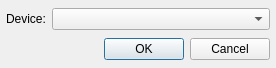
<?xml version="1.0" encoding="UTF-8"?>
<ui version="4.0">
 <class>SettingsDialog</class>
 <widget class="QDialog" name="SettingsDialog">
  <property name="geometry">
   <rect>
    <x>0</x>
    <y>0</y>
    <width>276</width>
    <height>68</height>
   </rect>
  </property>
  <property name="minimumSize">
   <size>
    <width>276</width>
    <height>68</height>
   </size>
  </property>
  <property name="maximumSize">
   <size>
    <width>276</width>
    <height>68</height>
   </size>
  </property>
  <property name="windowTitle">
   <string>Qt Multimedia Plugin Settings</string>
  </property>
  <layout class="QGridLayout">
   <property name="leftMargin">
    <number>6</number>
   </property>
   <property name="topMargin">
    <number>6</number>
   </property>
   <property name="rightMargin">
    <number>6</number>
   </property>
   <property name="bottomMargin">
    <number>6</number>
   </property>
   <item row="0" column="1" colspan="2">
    <widget class="QComboBox" name="deviceComboBox">
     <property name="sizePolicy">
      <sizepolicy hsizetype="Expanding" vsizetype="Fixed">
       <horstretch>0</horstretch>
       <verstretch>0</verstretch>
      </sizepolicy>
     </property>
     <property name="editable">
      <bool>false</bool>
     </property>
    </widget>
   </item>
   <item row="1" column="0" colspan="3">
    <widget class="QDialogButtonBox" name="buttonBox">
     <property name="standardButtons">
      <set>QDialogButtonBox::Cancel|QDialogButtonBox::Ok</set>
     </property>
    </widget>
   </item>
   <item row="0" column="0">
    <widget class="QLabel" name="label">
     <property name="sizePolicy">
      <sizepolicy hsizetype="Maximum" vsizetype="Preferred">
       <horstretch>0</horstretch>
       <verstretch>0</verstretch>
      </sizepolicy>
     </property>
     <property name="text">
      <string>Device:</string>
     </property>
    </widget>
   </item>
  </layout>
 </widget>
 <resources/>
 <connections>
  <connection>
   <sender>buttonBox</sender>
   <signal>accepted()</signal>
   <receiver>SettingsDialog</receiver>
   <slot>accept()</slot>
   <hints>
    <hint type="sourcelabel">
     <x>179</x>
     <y>51</y>
    </hint>
    <hint type="destinationlabel">
     <x>274</x>
     <y>2</y>
    </hint>
   </hints>
  </connection>
  <connection>
   <sender>buttonBox</sender>
   <signal>rejected()</signal>
   <receiver>SettingsDialog</receiver>
   <slot>reject()</slot>
   <hints>
    <hint type="sourcelabel">
     <x>231</x>
     <y>46</y>
    </hint>
    <hint type="destinationlabel">
     <x>271</x>
     <y>44</y>
    </hint>
   </hints>
  </connection>
 </connections>
</ui>
